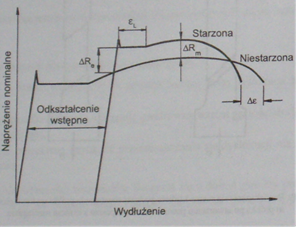
//> input picture OCR/OCR/ZajeciaII/x.jpg, 296 x 227 px
$ ./1477908200_Source   (built with g++ and OpenCV 4)
//> lines starting //> are read from the running program, lines starting //| are printed output that depends on the picture; after the words box and inside, x2 and y2 are one past the last pixel; in counts of white or black regions, pixels touching at a corner belong together
/* library OpenCV */
#include <opencv2/imgproc/imgproc.hpp>
#include <opencv2/core/core.hpp>
#include <opencv2/highgui/highgui.hpp>
#include "opencv2/imgproc/imgproc.hpp"
#include "opencv2/highgui/highgui.hpp"
#include <stdlib.h>
#include <stdio.h>

/* library VS */
#include <iostream>

using namespace cv;
using namespace std;

// Global variables

int threshold_value = 0;
int threshold_type = 3;
int threshold_size = 1;
int const max_value = 255;
int const max_type = 4;
int const max_size = 5;
int const max_BINARY_value = 255;

Mat src, src_gray, dst;
char* window_name = "Threshold Demo";

char* trackbar_type = "Type: \n 0: Binary \n 1: Binary Inverted \n 2: Truncate \n 3: To Zero \n 4: To Zero Inverted";
char* trackbar_value = "Value";
char* trackbar_size = "size";

void toBinary(Mat& image, int margin, int skip = 50) {

	int rows = image.rows;
	int cols = image.cols;
	for (int y = skip; y < rows - skip; y++) {
		for (int x = skip; x < cols - skip; x++) {
			if (image.at<uchar>(y, x) < margin)
				image.at<uchar>(y, x) = 255;
			else	image.at<uchar>(y, x) = 0;
		}
	}
}

void Threshold_Demo(int, void*)
{
	dst = src.clone();
	resize(dst, dst, dst.size() * threshold_size);
	threshold(dst, dst, threshold_value, max_BINARY_value, threshold_type);
	toBinary(dst, threshold_value, 0);
	imshow(window_name, dst);
}

int main() {


	// [8 lines of commented-out code are left out]
	src = imread("x.jpg", 0);
//> src: 227 rows x 296 cols, CV_8UC1; min 35, max 225, mean 173
	src_gray = src.clone();

	namedWindow(window_name, CV_WINDOW_AUTOSIZE);

	createTrackbar(trackbar_type,
		window_name, &threshold_type,
		max_type, Threshold_Demo);

	createTrackbar(trackbar_value,
		window_name, &threshold_value,
		max_value, Threshold_Demo);
//> slider 'Value' is set to 85

	createTrackbar(trackbar_size,
		window_name, &threshold_size,
		max_size, Threshold_Demo);

	Threshold_Demo(0, 0);
//> in Threshold_Demo, `threshold(dst, dst, threshold_value, max_BINARY_value, threshold_type);`:
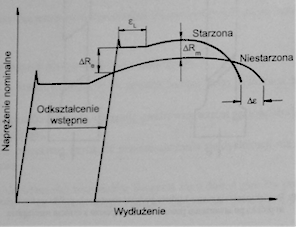
//> dst: 227 rows x 296 cols, CV_8UC1; min 0, max 225, mean 172
//> after the loop in toBinary, `for (int y = skip; y < rows - skip; y++)`:
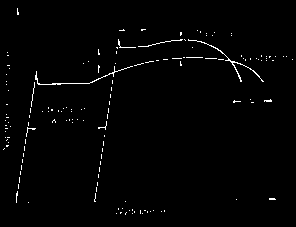
//> image: 227 rows x 296 cols, CV_8UC1; 1.3% white in thin lines or dots, all inside (x1, y1, x2, y2) = (3, 8, 293, 215)


	waitKey();
}

//Mat src, dst, newImage;
//int alpha, beta;
//int maxA = 3, maxB = 100, A, B, maxAngle = 360;
//
//void Contrast(int, void*) {
//
//	newImage = Mat::zeros(src.size(), src.type());
//	for (int y = 0; y < src.rows; y++) {
//		for (int x = 0; x < src.cols; x++) {
//			for (int c = 0; c < 3; c++) {
//				newImage.at<Vec3b>(y, x)[c] = saturate_cast<uchar>(A*(src.at<Vec3b>(y, x)[c]) + B);
//			}
//		}
//	}
//	imshow("Linear Blend", newImage);
//}
//
//void Brightness(int, void*) {
//
//	newImage = Mat::zeros(src.size(), src.type());
//	for (int y = 0; y < src.rows; y++) {
//		for (int x = 0; x < src.cols; x++) {
//			for (int c = 0; c < 3; c++) {
//				newImage.at<Vec3b>(y, x)[c] = saturate_cast<uchar>(A*(src.at<Vec3b>(y, x)[c]) + B);
//			}
//		}
//	}
//	imshow("Linear Blend", newImage);
//}
//
//int angle = 0;
//
//void Rotate(int, void*) {
//
//	Point2f src_center(src.cols / 2.0F, src.rows / 2.0F);
//	Mat rot_mat = getRotationMatrix2D(src_center, angle, 1.0);
//	warpAffine(src, dst, rot_mat, src.size());
//	imshow("Linear Blend", dst);
//}
//
//int countSumRow(Mat image, int row) {
//
//	int sum = 0;
//	for (int y = image.row; y < image.rows+1; y++) {
//		for (int x = 0; x < image.cols; x++) {
//			for (int c = 0; c < 3; c++) {
//				sum += image.at<Vec3b>(y, x)[c];
//			}
//		}
//	}
//	return sum;
//}
//
//double countSreRow(Mat image, int row) {
//
//	return countSumRow(image, row) / image.rows;
//}
//
//Mat cutImage(Mat image, int startRow, int endRow) {
//
//	cv::Rect myROI(10, 10, 100, 100);
//	cv::Mat croppedImage = image(myROI);
//}
//
//void CutImage(Mat image) {
//
//	int marginSum = 10;
//	int sum = 0;
//	bool open = 0, close = 0;
//	int startRow, endRow;
//
//	for (int i = 0; i < image.rows; i++) {
//
//		sum = countSreRow(image, i);
//		if (sum > marginSum && open == 0) {
//			if (open == 0) {
//				open = 1;
//				startRow = i;
//			}
//		}
//		else {
//			if (open == 1 && sum < marginSum) {
//				endRow = i;
//				open = 0;
//
//
//			}
//		}
//	}
//}
//
//int main() {
//
//	src = imread("lena.jpg", 1);
//	/// Initialize values
//	A = 1;
//	B = 1;
//	angle = 0;
//	namedWindow("Linear Blend", 1);
//
//	createTrackbar("Contrast", "Linear Blend", &A, maxA, Contrast);
//	createTrackbar("Brightness", "Linear Blend", &B, maxB, Brightness);
//	createTrackbar("Rotate", "Linear Blend", &angle, maxAngle, Rotate);
//
//	/// Show some stuff
//	Contrast(A, 0);
//	Brightness(B, 0);
//	Rotate(angle, 0);
//
//	/// Wait until user press some key
//	waitKey(0);
//}

///// Global variables
//
//int threshold_value = 0;
//int threshold_type = 3;
//int const max_value = 255;
//int const max_type = 4;
//int max_BINARY_value = 255;
//
//Mat src, src_gray, dst;
//char* window_name = "Threshold Demo";
//
//char* trackbar_type = "Type: \n 0: Binary \n 1: Binary Inverted \n 2: Truncate \n 3: To Zero \n 4: To Zero Inverted";
//char* trackbar_value = "Value";
//
///// Function headers
//void Threshold_Demo(int, void*);
//
///**
//* @function main
//*/
//int main(int argc, char** argv)
//{
//	/// Load an image
//	src = imread("digits.jpg", 1);
//	cvtColor(src, src_gray, CV_BGR2GRAY);
//	namedWindow(window_name, CV_WINDOW_AUTOSIZE);
//
//	createTrackbar(trackbar_type,		window_name, &threshold_type,		max_type, Threshold_Demo);
//
//	createTrackbar(trackbar_value,		window_name, &threshold_value,		max_value, Threshold_Demo);
//
//	createTrackbar("max",		window_name, &max_BINARY_value,		255, Threshold_Demo);
//
//
//
//	/// Call the function to initialize
//	Threshold_Demo(0, 0);
//
//	/// Wait until user finishes program
//	while (true)
//	{
//		int c;
//		c = waitKey(20);
//		if ((char)c == 27)
//		{
//			break;
//		}
//	}
//
//}
//
//
///**
//* @function Threshold_Demo
//*/
//void Threshold_Demo(int, void*)
//{
//	/* 0: Binary
//	1: Binary Inverted
//	2: Threshold Truncated
//	3: Threshold to Zero
//	4: Threshold to Zero Inverted
//	*/
//
//	threshold(src_gray, dst, threshold_value, max_BINARY_value, threshold_type);
//
//	imshow(window_name, dst);
//}

//
//#include "opencv2/imgproc/imgproc.hpp"
//#include "opencv2/highgui/highgui.hpp"
//#include "highgui.h"
//#include <stdlib.h>
//#include <stdio.h>
//
//
///// Global variables
//Mat src, erosion_dst, dilation_dst;
//
//int erosion_elem = 0;
//int erosion_size = 0;
//int dilation_elem = 0;
//int dilation_size = 0;
//int const max_elem = 2;
//int const max_kernel_size = 21;
//
///** Function Headers */
//void Erosion(int, void*);
//void Dilation(int, void*);
//
///** @function main */
//int main(int argc, char** argv)
//{
//	/// Load an image
//	src = imread("z.jpg");
//
//	if (!src.data)
//	{
//		return -1;
//	}
//
//	/// Create windows
//	namedWindow("Erosion Demo", CV_WINDOW_AUTOSIZE);
//	namedWindow("Dilation Demo", CV_WINDOW_AUTOSIZE);
//	cvMoveWindow("Dilation Demo", src.cols, 0);
//
//	/// Create Erosion Trackbar
//	createTrackbar("Element:\n 0: Rect \n 1: Cross \n 2: Ellipse", "Erosion Demo",
//		&erosion_elem, max_elem,
//		Erosion);
//
//	createTrackbar("Kernel size:\n 2n +1", "Erosion Demo",
//		&erosion_size, max_kernel_size,
//		Erosion);
//
//	/// Create Dilation Trackbar
//	createTrackbar("Element:\n 0: Rect \n 1: Cross \n 2: Ellipse", "Dilation Demo",
//		&dilation_elem, max_elem,
//		Dilation);
//
//	createTrackbar("Kernel size:\n 2n +1", "Dilation Demo",
//		&dilation_size, max_kernel_size,
//		Dilation);
//
//	/// Default start
//	Erosion(0, 0);
//	Dilation(0, 0);
//
//	waitKey(0);
//	return 0;
//}
//
///**  @function Erosion  */
//void Erosion(int, void*)
//{
//	int erosion_type;
//	if (erosion_elem == 0) { erosion_type = MORPH_RECT; }
//	else if (erosion_elem == 1) { erosion_type = MORPH_CROSS; }
//	else if (erosion_elem == 2) { erosion_type = MORPH_ELLIPSE; }
//
//	Mat element = getStructuringElement(erosion_type,
//		Size(2 * erosion_size + 1, 2 * erosion_size + 1),
//		Point(erosion_size, erosion_size));
//
//	/// Apply the erosion operation
//	erode(src, erosion_dst, element);
//	imshow("Erosion Demo", erosion_dst);
//}
//
///** @function Dilation */
//void Dilation(int, void*)
//{
//	int dilation_type;
//	if (dilation_elem == 0) { dilation_type = MORPH_RECT; }
//	else if (dilation_elem == 1) { dilation_type = MORPH_CROSS; }
//	else if (dilation_elem == 2) { dilation_type = MORPH_ELLIPSE; }
//
//	Mat element = getStructuringElement(dilation_type,
//		Size(2 * dilation_size + 1, 2 * dilation_size + 1),
//		Point(dilation_size, dilation_size));
//	/// Apply the dilation operation
//	dilate(src, dilation_dst, element);
//	imshow("Dilation Demo", dilation_dst);
//}
